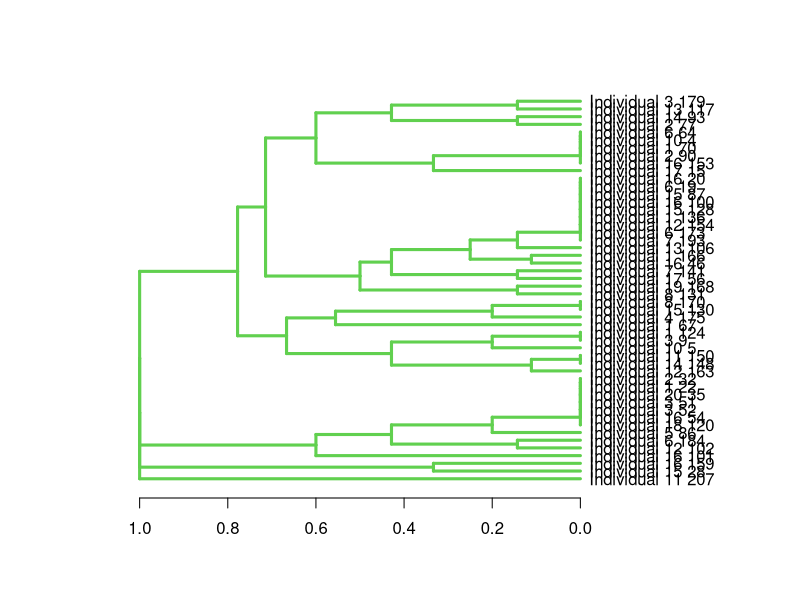
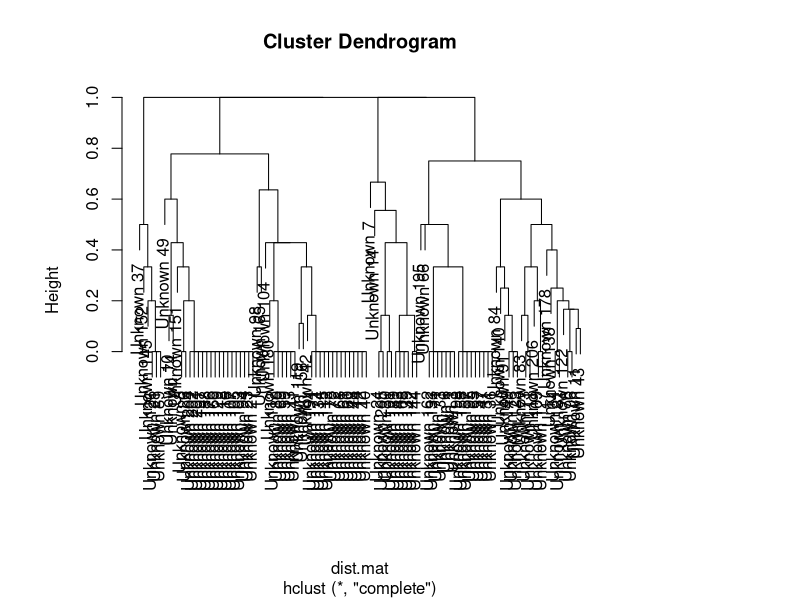
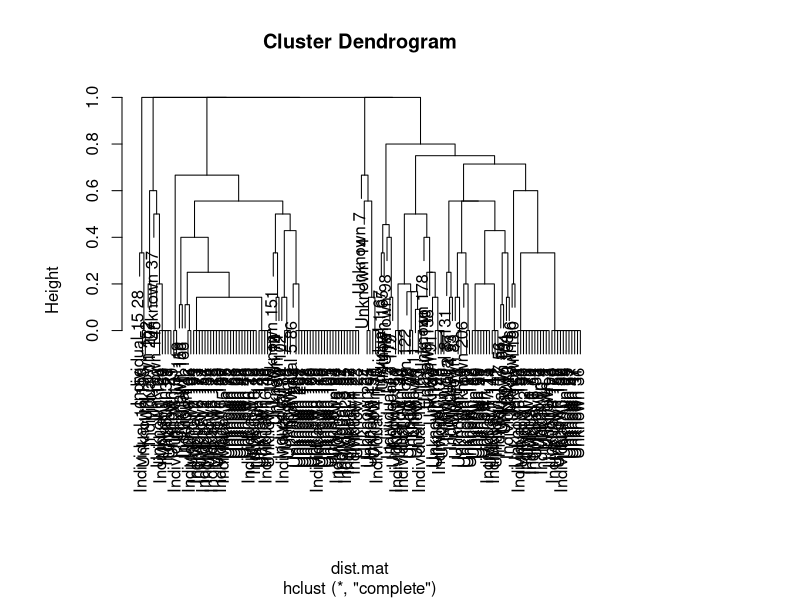
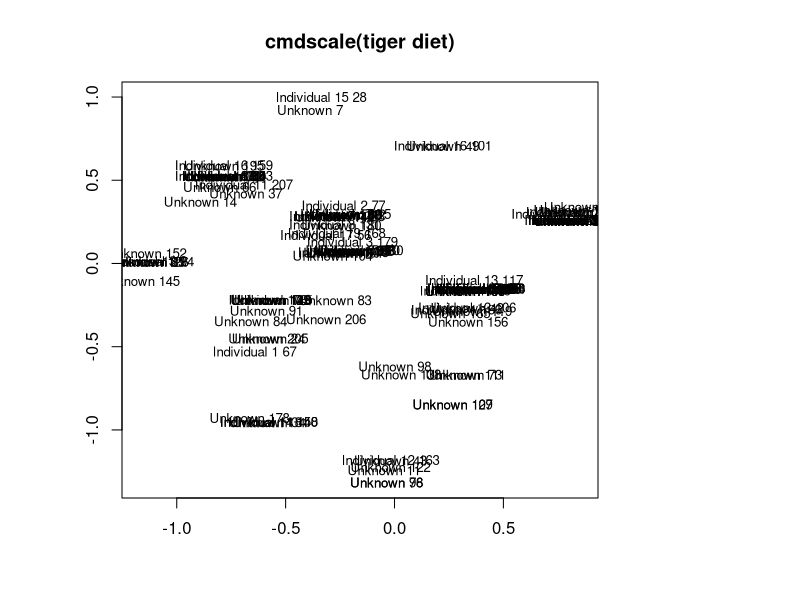

Generate these figures, in order, with R: (Note: this script raises an error after producing the figures.)
library(tidyverse)
library(vegan)
ind = read.csv("4_IndividualId_Diet_Matrix.csv")
ind$uniqueID = paste(ind$Individual,ind$Sample.ID)

# hclust

data = ind[ind$Individual != "Unknown",-c(1:4,21)]
row.names(data) = ind[ind$Individual != "Unknown",]$uniqueID

dist.mat = vegdist(data,method="bray", binary = T)

clust.res1 = hclust(dist.mat)
par(mar=c(5,6,4,10)+.1)
plot(as.dendrogram(clust.res1), edgePar=list(col=3, lwd=3), horiz=T) 

data = ind[ind$Individual == "Unknown",-c(1:4,21)]
row.names(data) = ind[ind$Individual == "Unknown",]$uniqueID

dist.mat = vegdist(data,method="bray")

clust.res2 = hclust(dist.mat)
plot(clust.res2)

data = ind[-c(1:4,21)]
row.names(data) = ind$uniqueID

dist.mat = vegdist(data,method="bray")

clust.res3 = hclust(dist.mat)
plot(clust.res3)


tdist = dist(data, method = "euclidean")
loc = cmdscale(tdist) 
plot(loc[,1], -loc[,2], type="n", xlab="", ylab="", main="cmdscale(tiger diet)")
text(loc[,1], -loc[,2], rownames(loc), cex=0.8) 







########### NMDS

library(tidyverse)
library(vegan)
ind = read.csv("4_IndividualId_Diet_Matrix.csv")

# create a column to exclude individuals that are represented only once

ind$Exclude = NA
ind$Exclude[ind$Individual == "Unknown"] = "Unknown"
ind$Exclude[ind$Individual %in% c("Individual 4","Individual 5","Individual 18","Individual 19",
                                  "Individual 20")] = "One"
ind$Exclude[ind$Individual %in% c("Individual 7","Individual 8",
                                  "Individual 10","Individual 11","Individual 13","Individual 14",
                                  "Individual 17")] = "Two"

ind$uniqueID = paste(ind$Individual,ind$Sample.ID)
ind$others = 0
ind$others[ind$Caracal == 1 | ind$Duck == 1 | ind$Gyps.fulvus == 1 | ind$Junlgefowl == 1 |
             ind$Leopard == 1 | ind$Mus.musculus == 1 | ind$Primate == 1 | ind$Slothbear == 1 |
             ind$Canis.lupus.familiaris == 1 | ind$Wildpig == 1] = 1
ind$Cattle_com = 0
ind$Cattle_com[ind$Cattle == 1 | ind$Buffalo == 1] = 1
ind$Antelope = 0
ind$Antelope[ind$Gazelle == 1 | ind$Nilgai == 1] = 1
ind = ind[,-c(5,6,7,8,10,11,12,13,14,15,16,17,19,20)]

known = ind[!ind$Exclude %in% c("Unknown"),]
knownmat = known[,-c(1:4,7,8)]
indmat = ind[,-c(1:4,7,8)]
colSums(knownmat)



data = known
datamat = knownmat
nmds = metaMDS(datamat, distance = "bray")

data.scores = as.data.frame(scores(nmds))
#add columns to data frame 
data.scores$Individual = data$Individual

ggp = ggplot(data.scores, aes(x = NMDS1, y = NMDS2)) + 
  geom_point(size = 4, aes(colour = Individual))+ 
  theme(axis.text.y = element_text(colour = "black", size = 12, face = "bold"), 
        axis.text.x = element_text(colour = "black", face = "bold", size = 12), 
        legend.text = element_text(size = 12, face ="bold", colour ="black"), 
        legend.position = "right", axis.title.y = element_text(face = "bold", size = 14), 
        axis.title.x = element_text(face = "bold", size = 14, colour = "black"), 
        legend.title = element_text(size = 14, colour = "black", face = "bold"), 
        panel.background = element_blank(), panel.border = element_rect(colour = "black", fill = NA, size = 1.2),
        legend.key=element_blank()) + 
  labs(x = "NMDS1", colour = "Individual", y = "NMDS2") 



ano = anosim(datamat, data$Individual, distance = "bray", permutations = 999)
ano




################

a = names(table(ind$Individual[ind$others == 1]))
b = names(table(ind$Individual[ind$others == 0]))
setdiff(b,a)




################

# test whether any individual is different from the pool

# 1, 3, 6, 15, 16


library(tidyverse)
library(vegan)
ind = read.csv("4_IndividualId_Diet_Matrix.csv")

# create a column to exclude individuals that are represented only once

ind$Exclude = NA
ind$Exclude[ind$Individual == "Unknown"] = "Unknown"
ind$Exclude[ind$Individual %in% c("Individual 4","Individual 5","Individual 18","Individual 19",
                                  "Individual 20")] = "One"
ind$Exclude[ind$Individual %in% c("Individual 7","Individual 8",
                                  "Individual 10","Individual 11","Individual 13","Individual 14",
                                  "Individual 17")] = "Two"

ind$uniqueID = paste(ind$Individual,ind$Sample.ID)
ind$others = 0
ind$others[ind$Caracal == 1 | ind$Duck == 1 | ind$Gyps.fulvus == 1 | ind$Junlgefowl == 1 |
             ind$Leopard == 1 | ind$Mus.musculus == 1 | ind$Primate == 1 | ind$Slothbear == 1] = 1
ind = ind[,-c(7,10,12,13,14,15,17,19)]


ind$x = "All"
ind$x[ind$Individual == "Individual 1"] = "Ind 1"
ind$x[ind$Individual == "Individual 3"] = "Ind 3"
ind$x[ind$Individual == "Individual 6"] = "Ind 6"
ind$x[ind$Individual == "Individual 15"] = "Ind 15"
ind$x[ind$Individual == "Individual 16"] = "Ind 16"
indmat = ind[,-c(1:4,13,14,16)]



data = ind
datamat = indmat
nmds = metaMDS(datamat, distance = "bray")

data.scores = as.data.frame(scores(nmds))
#add columns to data frame 
data.scores$x = data$x

ggp = ggplot(data.scores, aes(x = NMDS1, y = NMDS2)) + 
  geom_point(size = 4, aes(colour = x))+ 
  theme(axis.text.y = element_text(colour = "black", size = 12, face = "bold"), 
        axis.text.x = element_text(colour = "black", face = "bold", size = 12), 
        legend.text = element_text(size = 12, face ="bold", colour ="black"), 
        legend.position = "right", axis.title.y = element_text(face = "bold", size = 14), 
        axis.title.x = element_text(face = "bold", size = 14, colour = "black"), 
        legend.title = element_text(size = 14, colour = "black", face = "bold"), 
        panel.background = element_blank(), panel.border = element_rect(colour = "black", fill = NA, size = 1.2),
        legend.key=element_blank()) + 
  labs(x = "NMDS1", colour = "Individual", y = "NMDS2") 



ano = anosim(datamat, data$x, distance = "bray", permutations = 999)
ano
